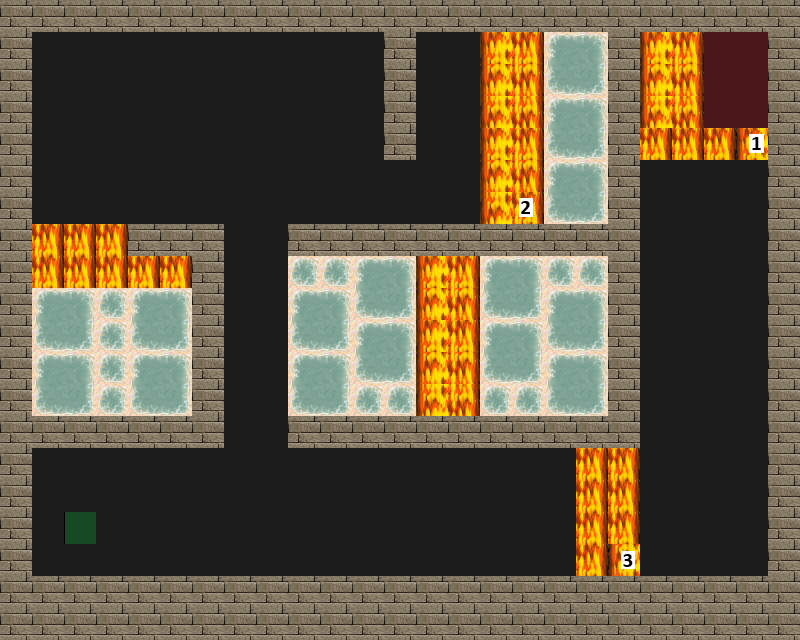

Tiled map render using the project's own tile images. Description and the whole map definition, tile-layer contents included, below:
An orthogonal 25x20 tile map with 32x32 px tiles, 4 tile layers (Road, Trap, Wall, Utility), 4 tilesets.

<map version="1.0" tiledversion="1.1.5" orientation="orthogonal" renderorder="right-down" width="25" height="20" tilewidth="32" tileheight="32" infinite="0" nextobjectid="1">
 <tileset firstgid="1" source="tilesets/meta.tsx" />
 <tileset firstgid="3" source="tilesets/road.tsx" />
 <tileset firstgid="4" source="tilesets/traps.tsx" />
 <tileset firstgid="196" source="tilesets/wallsandroofs.tsx" />
 <layer name="Road" width="25" height="20">
  <data encoding="csv">
3,3,3,3,3,3,3,3,3,3,3,3,3,3,3,3,3,3,3,3,3,3,3,3,3,
3,3,3,3,3,3,3,3,3,3,3,3,3,3,3,3,3,3,3,3,3,3,3,3,3,
3,3,3,3,3,3,3,3,3,3,3,3,3,3,3,3,3,3,3,3,3,3,3,3,3,
3,3,3,3,3,3,3,3,3,3,3,3,3,3,3,3,3,3,3,3,3,3,3,3,3,
3,3,3,3,3,3,3,3,3,3,3,3,3,3,3,3,3,3,3,3,3,3,3,3,3,
3,3,3,3,3,3,3,3,3,3,3,3,3,3,3,3,3,3,3,3,3,3,3,3,3,
3,3,3,3,3,3,3,3,3,3,3,3,3,3,3,3,3,3,3,3,3,3,3,3,3,
3,3,3,3,3,3,3,3,3,3,3,3,3,3,3,3,3,3,3,3,3,3,3,3,3,
3,3,3,3,3,3,3,3,3,3,3,3,3,3,3,3,3,3,3,3,3,3,3,3,3,
3,3,3,3,3,3,3,3,3,3,3,3,3,3,3,3,3,3,3,3,3,3,3,3,3,
3,3,3,3,3,3,3,3,3,3,3,3,3,3,3,3,3,3,3,3,3,3,3,3,3,
3,3,3,3,3,3,3,3,3,3,3,3,3,3,3,3,3,3,3,3,3,3,3,3,3,
3,3,3,3,3,3,3,3,3,3,3,3,3,3,3,3,3,3,3,3,3,3,3,3,3,
3,3,3,3,3,3,3,3,3,3,3,3,3,3,3,3,3,3,3,3,3,3,3,3,3,
3,3,3,3,3,3,3,3,3,3,3,3,3,3,3,3,3,3,3,3,3,3,3,3,3,
3,3,3,3,3,3,3,3,3,3,3,3,3,3,3,3,3,3,3,3,3,3,3,3,3,
3,3,3,3,3,3,3,3,3,3,3,3,3,3,3,3,3,3,3,3,3,3,3,3,3,
3,3,3,3,3,3,3,3,3,3,3,3,3,3,3,3,3,3,3,3,3,3,3,3,3,
3,3,3,3,3,3,3,3,3,3,3,3,3,3,3,3,3,3,3,3,3,3,3,3,3,
3,3,3,3,3,3,3,3,3,3,3,3,3,3,3,3,3,3,3,3,3,3,3,3,3
</data>
 </layer>
 <layer name="Trap" width="25" height="20">
  <data encoding="csv">
0,0,0,0,0,0,0,0,0,0,0,0,0,0,0,0,0,0,0,0,0,0,0,0,0,
0,0,0,0,0,0,0,0,0,0,0,0,0,0,0,162,163,80,81,0,162,163,0,0,0,
0,0,0,0,0,0,0,0,0,0,0,0,0,0,0,178,179,96,97,0,178,179,0,0,0,
0,0,0,0,0,0,0,0,0,0,0,0,0,0,0,194,195,80,81,0,194,195,0,0,0,
0,0,0,0,0,0,0,0,0,0,0,0,0,0,0,162,163,96,97,0,163,163,163,160,0,
0,0,0,0,0,0,0,0,0,0,0,0,0,0,0,178,179,80,81,0,0,0,0,0,0,
0,0,0,0,0,0,0,0,0,0,0,0,0,0,0,194,161,96,97,0,0,0,0,0,0,
0,163,163,163,0,0,0,0,0,0,0,0,0,0,0,0,0,0,0,0,0,0,0,0,0,
0,163,163,163,163,163,0,0,0,64,64,80,81,162,163,80,81,64,64,0,0,0,0,0,0,
0,80,81,64,80,81,0,0,0,80,81,96,97,178,179,96,97,80,81,0,0,0,0,0,0,
0,96,97,64,96,97,0,0,0,96,97,80,81,162,163,80,81,96,97,0,0,0,0,0,0,
0,80,81,64,80,81,0,0,0,80,81,96,97,178,179,96,97,80,81,0,0,0,0,0,0,
0,96,97,64,96,97,0,0,0,96,97,64,64,194,195,64,64,96,97,0,0,0,0,0,0,
0,0,0,0,0,0,0,0,0,0,0,0,0,0,0,0,0,0,0,0,0,0,0,0,0,
0,0,0,0,0,0,0,0,0,0,0,0,0,0,0,0,0,0,163,163,0,0,0,0,0,
0,0,0,0,0,0,0,0,0,0,0,0,0,0,0,0,0,0,163,163,0,0,0,0,0,
0,0,0,0,0,0,0,0,0,0,0,0,0,0,0,0,0,0,163,163,0,0,0,0,0,
0,0,0,0,0,0,0,0,0,0,0,0,0,0,0,0,0,0,163,176,0,0,0,0,0,
0,0,0,0,0,0,0,0,0,0,0,0,0,0,0,0,0,0,0,0,0,0,0,0,0,
0,0,0,0,0,0,0,0,0,0,0,0,0,0,0,0,0,0,0,0,0,0,0,0,0
</data>
 </layer>
 <layer name="Wall" width="25" height="20">
  <data encoding="csv">
261,261,261,261,261,261,261,261,261,261,261,261,261,261,261,261,261,261,261,261,261,261,261,261,261,
261,0,0,0,0,0,0,0,0,0,0,0,261,0,0,0,0,0,0,261,0,0,0,0,261,
261,0,0,0,0,0,0,0,0,0,0,0,261,0,0,0,0,0,0,261,0,0,0,0,261,
261,0,0,0,0,0,0,0,0,0,0,0,261,0,0,0,0,0,0,261,0,0,0,0,261,
261,0,0,0,0,0,0,0,0,0,0,0,261,0,0,0,0,0,0,261,0,0,0,0,261,
261,0,0,0,0,0,0,0,0,0,0,0,0,0,0,0,0,0,0,261,0,0,0,0,261,
261,0,0,0,0,0,0,0,0,0,0,0,0,0,0,0,0,0,0,261,0,0,0,0,261,
261,0,0,0,261,261,261,0,0,261,261,261,261,261,261,261,261,261,261,261,0,0,0,0,261,
261,0,0,0,0,0,261,0,0,0,0,0,0,0,0,0,0,0,0,261,0,0,0,0,261,
261,0,0,0,0,0,261,0,0,0,0,0,0,0,0,0,0,0,0,261,0,0,0,0,261,
261,0,0,0,0,0,261,0,0,0,0,0,0,0,0,0,0,0,0,261,0,0,0,0,261,
261,0,0,0,0,0,261,0,0,0,0,0,0,0,0,0,0,0,0,261,0,0,0,0,261,
261,0,0,0,0,0,261,0,0,0,0,0,0,0,0,0,0,0,0,261,0,0,0,0,261,
261,261,261,261,261,261,261,0,0,261,261,261,261,261,261,261,261,261,261,261,0,0,0,0,261,
261,0,0,0,0,0,0,0,0,0,0,0,0,0,0,0,0,0,0,0,0,0,0,0,261,
261,0,0,0,0,0,0,0,0,0,0,0,0,0,0,0,0,0,0,0,0,0,0,0,261,
261,0,0,0,0,0,0,0,0,0,0,0,0,0,0,0,0,0,0,0,0,0,0,0,261,
261,0,0,0,0,0,0,0,0,0,0,0,0,0,0,0,0,0,0,0,0,0,0,0,261,
261,261,261,261,261,261,261,261,261,261,261,261,261,261,261,261,261,261,261,261,261,261,261,261,261,
261,261,261,261,261,261,261,261,261,261,261,261,261,261,261,261,261,261,261,261,261,261,261,261,261
</data>
 </layer>
 <layer name="Utility" width="25" height="20">
  <data encoding="csv">
0,0,0,0,0,0,0,0,0,0,0,0,0,0,0,0,0,0,0,0,0,0,0,0,0,
0,0,0,0,0,0,0,0,0,0,0,0,0,0,0,0,0,0,0,0,0,0,1,1,0,
0,0,0,0,0,0,0,0,0,0,0,0,0,0,0,0,0,0,0,0,0,0,1,1,0,
0,0,0,0,0,0,0,0,0,0,0,0,0,0,0,0,0,0,0,0,0,0,1,1,0,
0,0,0,0,0,0,0,0,0,0,0,0,0,0,0,0,0,0,0,0,0,0,0,0,0,
0,0,0,0,0,0,0,0,0,0,0,0,0,0,0,0,0,0,0,0,0,0,0,0,0,
0,0,0,0,0,0,0,0,0,0,0,0,0,0,0,0,0,0,0,0,0,0,0,0,0,
0,0,0,0,0,0,0,0,0,0,0,0,0,0,0,0,0,0,0,0,0,0,0,0,0,
0,0,0,0,0,0,0,0,0,0,0,0,0,0,0,0,0,0,0,0,0,0,0,0,0,
0,0,0,0,0,0,0,0,0,0,0,0,0,0,0,0,0,0,0,0,0,0,0,0,0,
0,0,0,0,0,0,0,0,0,0,0,0,0,0,0,0,0,0,0,0,0,0,0,0,0,
0,0,0,0,0,0,0,0,0,0,0,0,0,0,0,0,0,0,0,0,0,0,0,0,0,
0,0,0,0,0,0,0,0,0,0,0,0,0,0,0,0,0,0,0,0,0,0,0,0,0,
0,0,0,0,0,0,0,0,0,0,0,0,0,0,0,0,0,0,0,0,0,0,0,0,0,
0,0,0,0,0,0,0,0,0,0,0,0,0,0,0,0,0,0,0,0,0,0,0,0,0,
0,0,0,0,0,0,0,0,0,0,0,0,0,0,0,0,0,0,0,0,0,0,0,0,0,
0,0,2,0,0,0,0,0,0,0,0,0,0,0,0,0,0,0,0,0,0,0,0,0,0,
0,0,0,0,0,0,0,0,0,0,0,0,0,0,0,0,0,0,0,0,0,0,0,0,0,
0,0,0,0,0,0,0,0,0,0,0,0,0,0,0,0,0,0,0,0,0,0,0,0,0,
0,0,0,0,0,0,0,0,0,0,0,0,0,0,0,0,0,0,0,0,0,0,0,0,0
</data>
 </layer>
</map>
